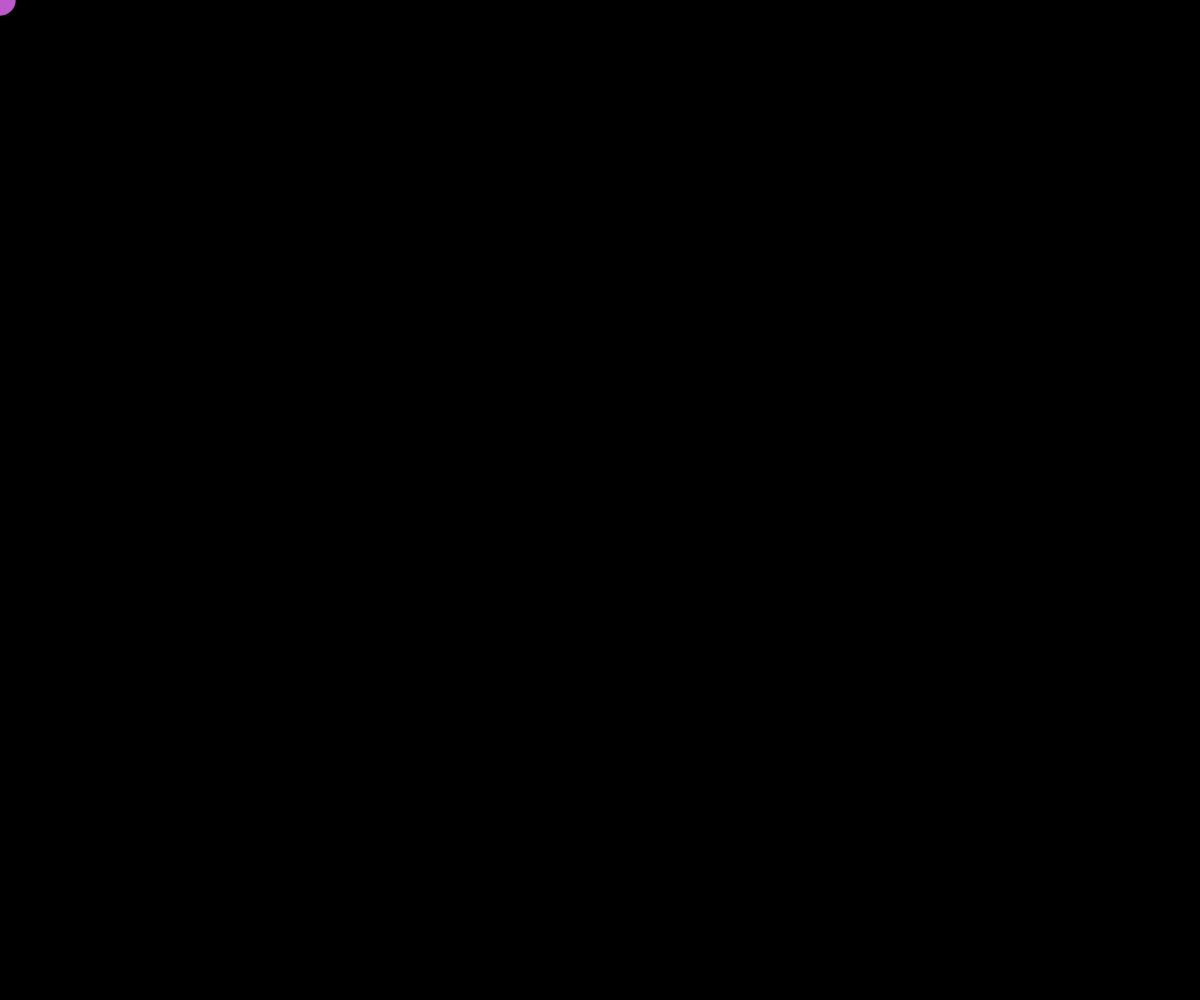
Frame 1 (no input)
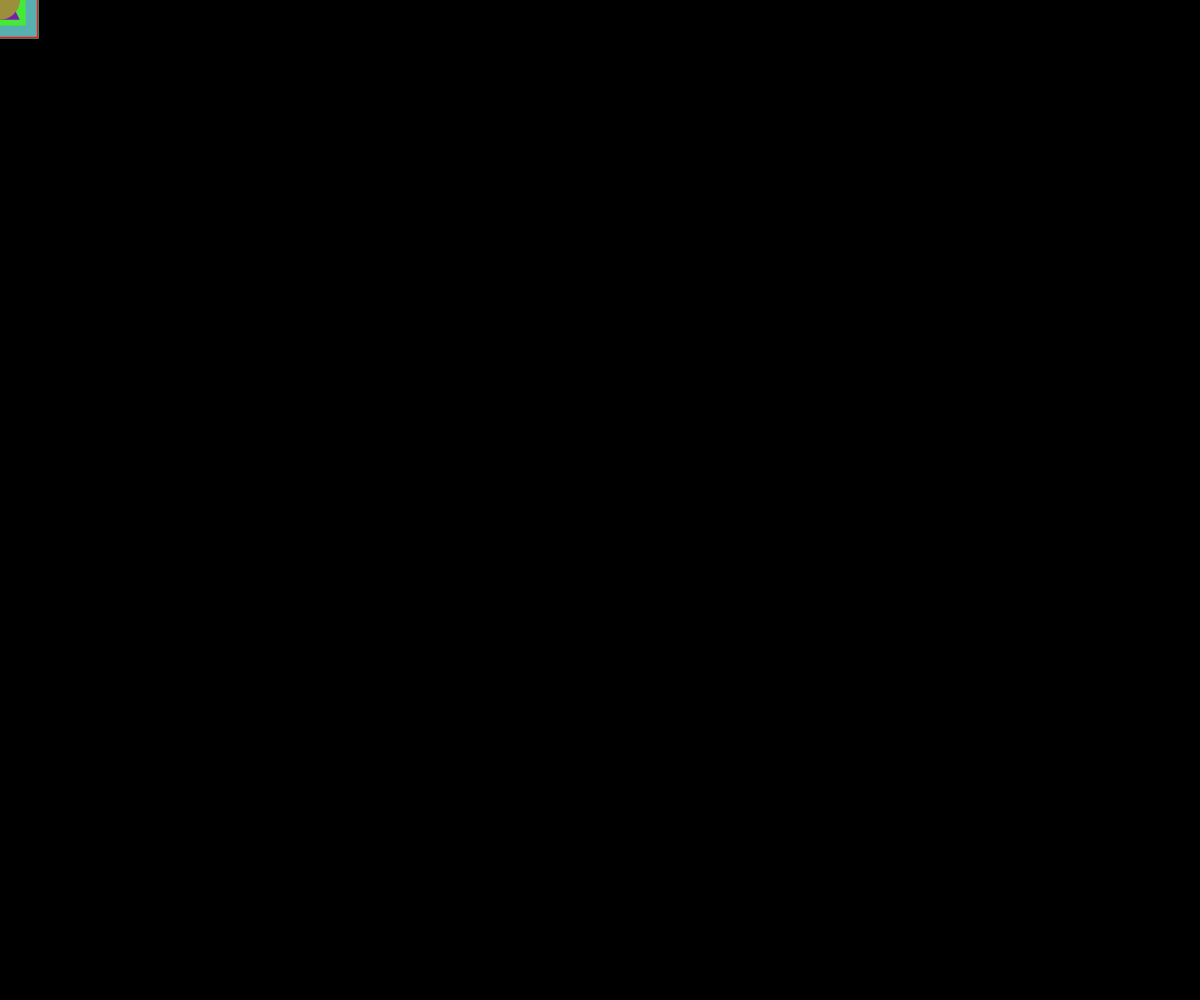
Frame 60 (no input)
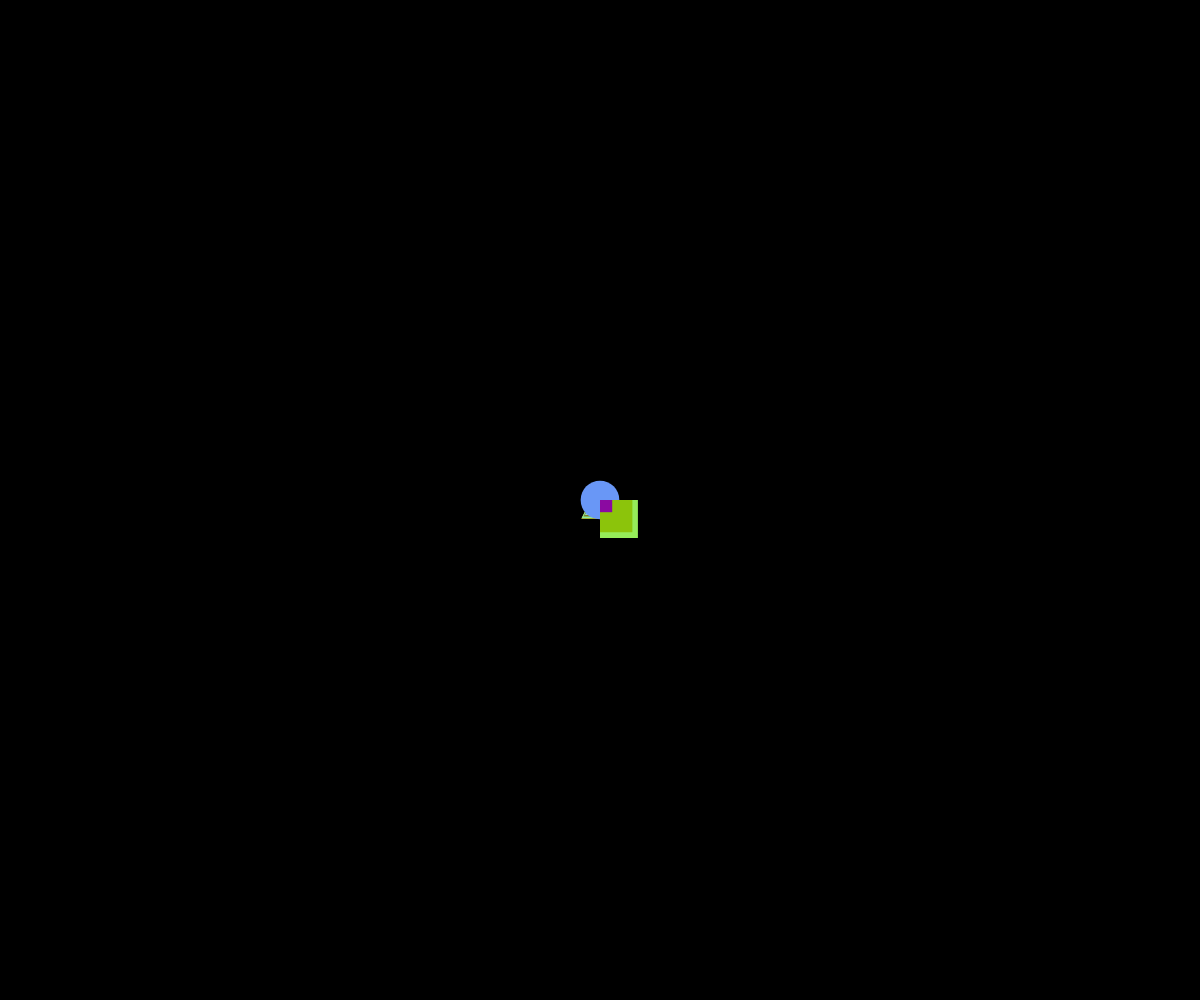
Frame 120 (the mouse pressed at the canvas centre since frame 60)

The p5.js sketch that drew these frames (run headless with seeded random() and noise() and a simulated clock; from frame 60 on, the mouse is pressed at the canvas centre):

// p5.js sketch
// ── sketch.js
let shapes = [];
let maxShapes = 50;

function setup() {
  createCanvas(windowWidth, windowHeight);
  noStroke();
}

function draw() {
  background(0);

  // Add a new shape at the mouse position
  let newShape = {
    x: mouseX,
    y: mouseY,
    size: random(10, 40),
    shapeType: floor(random(3)), // 0 for circle, 1 for square, 2 for triangle
    r: random(255),
    g: random(255),
    b: random(255)
  };
  shapes.push(newShape);

  // Remove the oldest shape if we have too many
  if (shapes.length > maxShapes) {
    shapes.shift();
  }

  // Draw all shapes in the trail
  for (let i = 0; i < shapes.length; i++) {
    let s = shapes[i];
    fill(s.r, s.g, s.b);

    if (s.shapeType === 0) {
      ellipse(s.x, s.y, s.size);
    } else if (s.shapeType === 1) {
      rect(s.x, s.y, s.size, s.size);
    } else if (s.shapeType === 2) {
      triangle(s.x, s.y - s.size / 2, s.x - s.size / 2, s.y + s.size / 2, s.x + s.size / 2, s.y + s.size / 2);
    }
  }
}

function windowResized() {
  resizeCanvas(windowWidth, windowHeight);
}
